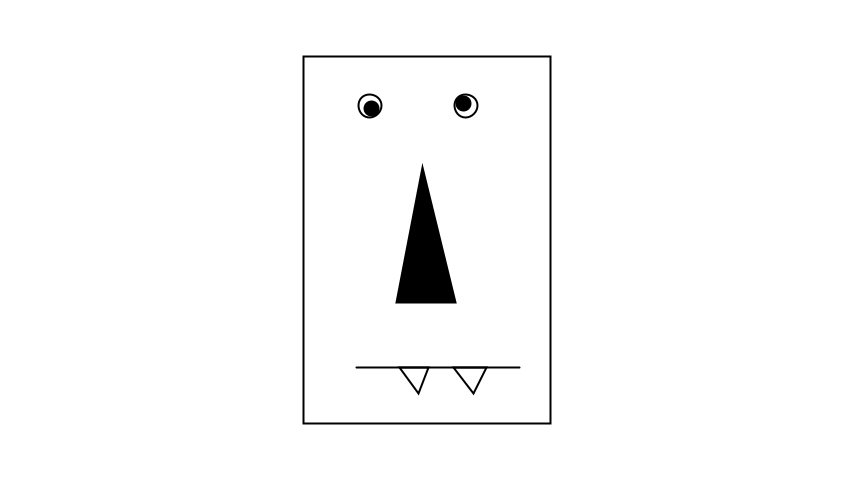
Frame 1 (no input)
Frame 60 (the mouse pressed at the canvas centre just before this capture): identical to frame 1, image omitted
Frame 120 (the mouse held since frame 60 and released just before this capture): identical to frame 1, image omitted

The Processing sketch that drew this single still picture (run headless with seeded random() and noise(); from frame 60 on, the mouse is pressed at the canvas centre):

// Processing sketch: processing_87143
// ── processing_87143.pde

void setup () {
size(854,480);

}
void draw() {
  translate(303.5,56.5);
  background(255);
  strokeWeight(2);
  rect(0,0,247,367);
  ellipse(66,49,23,23);
  ellipse(162,49,23,23);
  fill(0);
  ellipse(68,52,14,14);
  ellipse(160, 47,14,14);
  noFill();
  fill(0);
  triangle(119,111,93,246,152,246);
  line(53,311,216,311);
  noFill();
  triangle(96,311,125,311,115,337);
  triangle(150,311,183,311,170,337);
}
